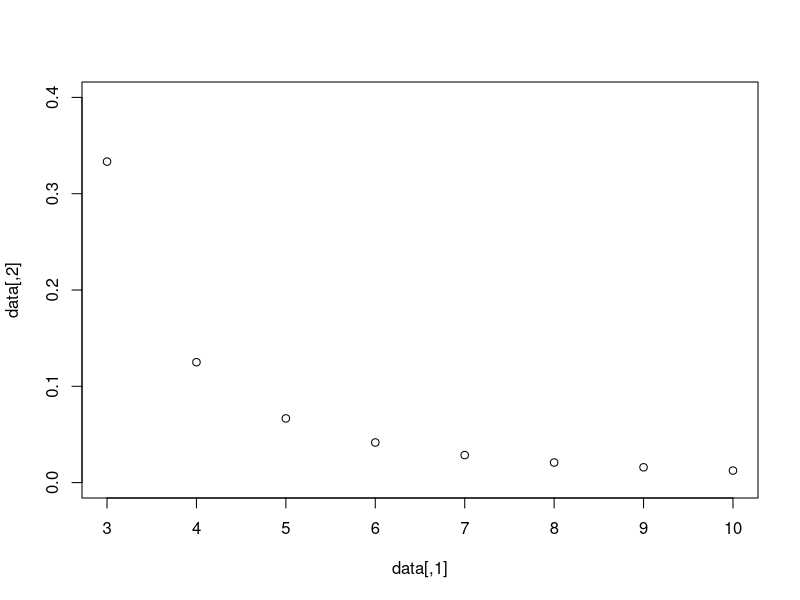
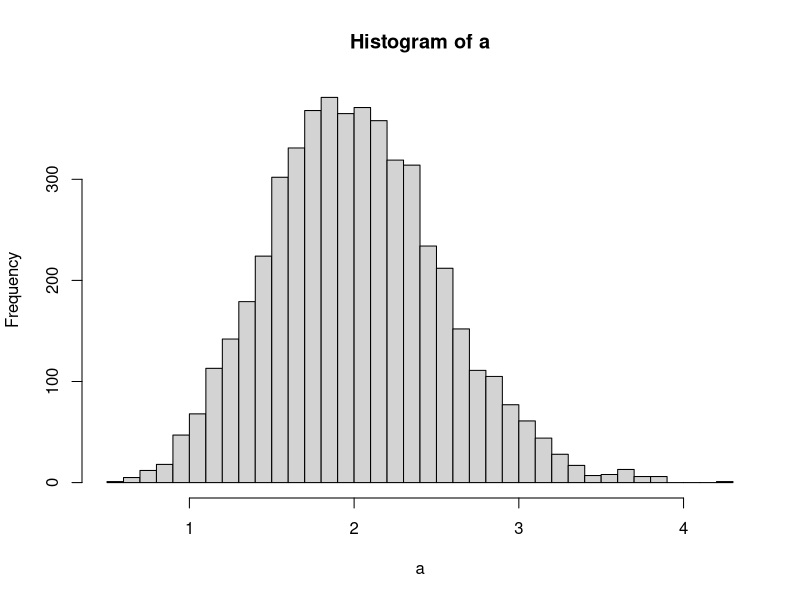
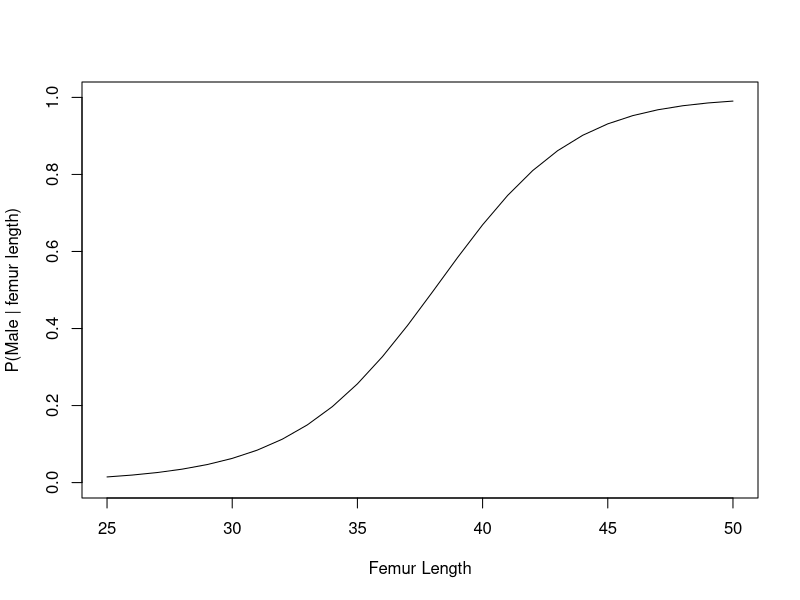
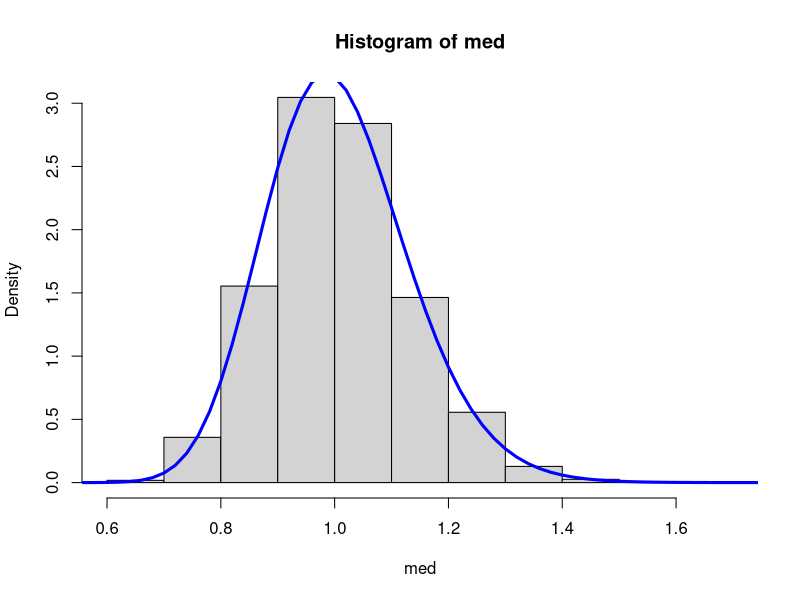
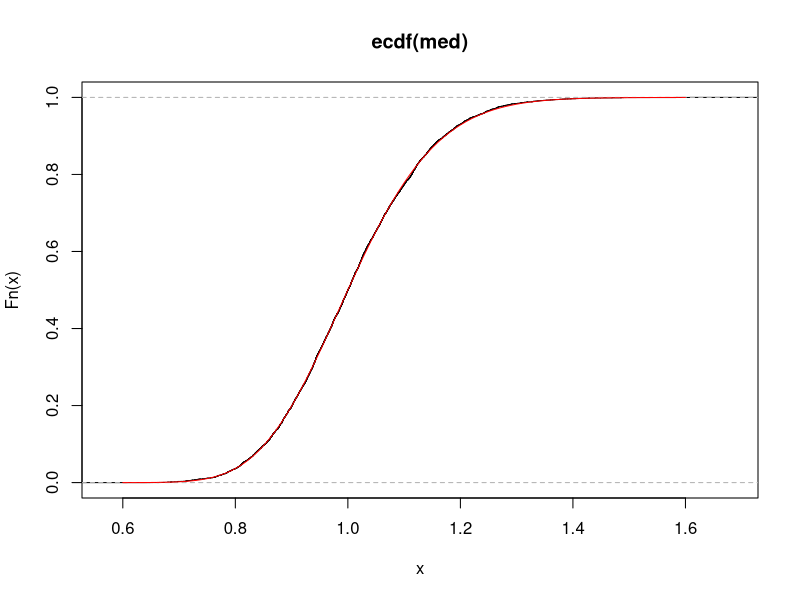
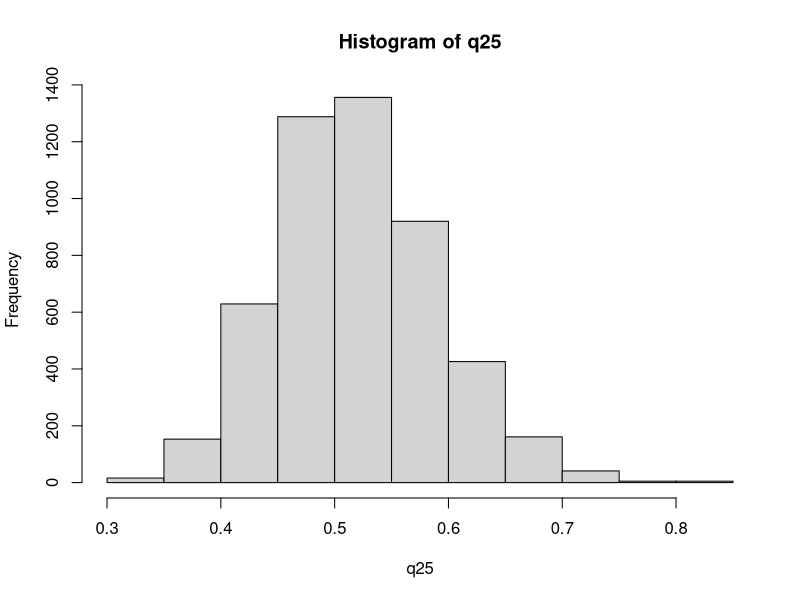
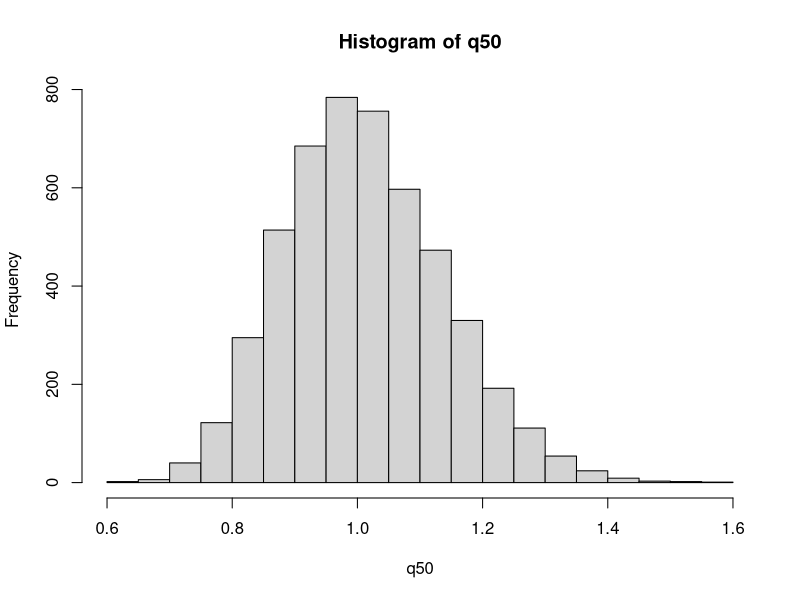
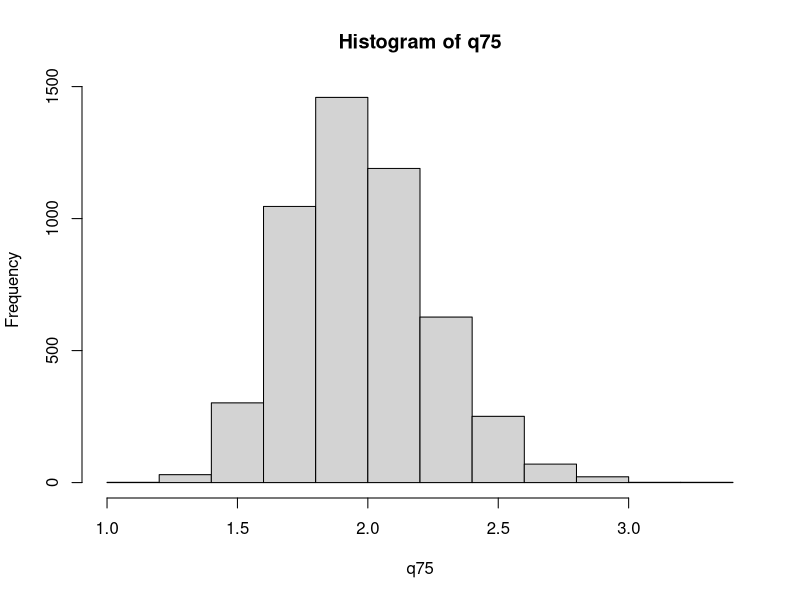

The R script that drew these images, in order: (Note: this script raises an error after producing the figures.)
## ---- chunk 1
require(magrittr)
require(dplyr)

game <- function(N){
  if(N<3) stop("Must have at least 3 doors")
  prize <- sample(c(rep("goat",N-1),"car"), N)
  guess <- sample(1:N,1)
  game <- data.frame(door = 1:N, prize = prize, stringsAsFactors = FALSE) %>% 
    mutate(first_guess = case_when(
      door == guess ~ 1
      , TRUE ~ 0
    )) %>% 
    mutate(potential_reveal = case_when(
        first_guess == 1 ~ 0
      , prize == "car" ~ 0
      , TRUE ~ 1
    )) %>% 
    mutate(reveal = 1*(rank(potential_reveal, ties.method = "random") == 3)) %>% 
    mutate(potential_switch = case_when(
      first_guess == 1 ~ 0
      , reveal == 1 ~ 0
      , TRUE ~ 1
    )) %>% 
    mutate(switch = 1*(rank(potential_switch, ties.method = "random") == 3))
  c(game$prize[game$first_guess == 1], game$prize[game$switch == 1])
}
## ---- chunk 2
a = replicate(10000, game(4))
mean(colMeans(a == c("goat", "goat"))==1)
## ---- chunk 3
1 - sum(rowMeans(a == "car"))
## ---- chunk 4
1 - 1/4 - 3/8
## ---- chunk 5
prop.test(3750,10000, conf.level = 0.99) 
## ---- chunk 6
doors = c(3,4,5,6,7,8,9,10)
p = rep(NA,8)
for(i in seq_along(doors)){
  N = i+2
  p1 = 1/N
  p2 = (N-1)/(N*(N-2))
  p[i] = p2 - p1
}

data = array(c(doors, p), dim=c(8,2))

plot(data, ylim = c(0,0.4))
## ---- chunk 7
a <- 0.001*.85 #D+T+ = D+ * T+|D+
b <- 0.999*0.05 #D-T+ = (1-D+) * (1-T-|D-)
c <- 0.001*0.15 #D+T- = D+ * (1-T+|D+)
d <- 0.999*0.95 #D-T- = (1-D+) * T-|D-
e <- a + b #T+ = D+T+ + D-T+
f <- c + d #T- = D+T- + D-T-
## ---- chunk 8
0.999*0.95 / (0.999*0.95 + 0.001*0.15)
## ---- chunk 9
hospital_charges <- function(N){
  group <- rbinom(N, 1, 0.5)
  charges <- 0*group + rgamma(N, shape = 2, scale = 2)*(1-group)
  charges
}
## ---- chunk 10
hospital_charges(1000000) %>% quantile(0.9)
## ---- chunk 11
a <- rep(NA,5000)
for(i in 1:5000){
  a[i] <- mean(hospital_charges(30))
}
hist(a, breaks=30)
## ---- chunk 12
mean(replicate(100000,sum(hospital_charges(30)==0)<10))
## ---- chunk 13
pbinom(9,30,0.5)
## ---- chunk 14
pnorm(104, 80, 15) - pnorm(70, 80, 15)
## ---- chunk 15
pm <- 0.5
m_37 <- dnorm(37,40,3.4)
mn_37 <- 0.5*dnorm(37,40,3.4)+0.5*dnorm(37,36,3.3)

(pm*m_37)/mn_37
## ---- chunk 16
femur_length <- 25:50

pm <- 0.5
m_fl <- dnorm(femur_length,40,3.4)
fl <- 0.5*dnorm(femur_length,40,3.4)+0.5*dnorm(femur_length,36,3.3)

prob_male <- (pm*m_fl)/fl

plot.new()
plot.window(xlim = c(25,50), ylim = c(0,1))
lines(femur_length, prob_male)
axis(1)
axis(2)
box()
title(xlab = "Femur Length", ylab = "P(Male | femur length)")
## ---- chunk 17
hospital_charges <- function(N){
  group <- rbinom(N, 1, 0.5)
  charges <- 0*group + rgamma(N, shape = 2, scale = 2)*(1-group)
  charges
}
## ---- chunk 18
mean(hospital_charges(1000000))
## ---- chunk 19
0*0.5 + 0.5*2*2
## ---- chunk 20
hc_df <- hospital_charges(1000000) %>% data.frame(charge=.)
hc_df$charge[hc_df$charge > 10] <- 10
mean(hc_df$charge)
## ---- chunk 21
hc_df <- hospital_charges(1000000) %>% data.frame(charge=.)
hc_df$charge[hc_df$charge > 10] <- 10
var(hc_df$charge)
## ---- chunk 22
N <- 5000
med <- rep(NA,N)
for(i in 1:N){
  med[i] <- rlnorm(101,0,1) %>% median
}

hist(med, freq=FALSE)

fk <- function(x,k,n){
  k*
  choose(n,k)*
  (plnorm(x, 0, 1))^(k-1)*
  (1-plnorm(x, 0, 1))^(n-k)*
  dlnorm(x, 0, 1)
}

curve(fk(x, 51, 101), 0,2, add = TRUE, col="blue", lw=3)
## ---- chunk 23
Fk <- function(x,k,n){
  pbinom(k-1, n, plnorm(x), lower.tail = FALSE)
}
## ---- chunk 24
N <- 5000
med <- rep(NA,N)
for(i in 1:N){
  med[i] <- rlnorm(101,0,1) %>% median
}

plot(ecdf(med))

curve(Fk(x, 51, 101), 0.6,1.6, add = TRUE, col="red", lw=1)
## ---- chunk 25
N <- 5000
q25 <- rep(NA,N)
q50 <- rep(NA,N)
q75 <- rep(NA,N)
for(i in 1:N){
  data <- rlnorm(101,0,1)
  q25[i] <- data %>% quantile(.25)
  q50[i] <- data %>% quantile(0.5)
  q75[i] <- data %>% quantile(0.75)
}

hist(q25) 
hist(q50)
hist(q75)

q25 %>% quantile(c(0.025,0.975)) %>% diff
q50 %>% quantile(c(0.025,0.975)) %>% diff
q75 %>% quantile(c(0.025,0.975)) %>% diff
## ---- chunk 26
Hmisc::getHdata(nhgh)
d1 <- nhgh[1:500,]
heights <- d1 %>% filter(age>18 & sex=="male") %>% pull(ht)
## ---- chunk 27
mle <- lm(heights ~ 1) %>% summary
m_lm <- mle$coefficients[1]
sd_lm <- mle$sigma[1]

hist(heights, freq=FALSE, ylim = c(0,0.06))
curve(dnorm(x, m_lm, sd_lm), lwd=3, col="blue", add=TRUE)
## ---- chunk 28
require(stats4)
nLL <- function(mean, sd){
  fs <- dnorm(
        x = heights
      , mean = mean
      , sd = sd
      , log = TRUE
    ) 
  -sum(fs)
}

fit <- mle(
    nLL
  , start = list(mean = 1, sd = 1)
  , method = "L-BFGS-B"
  , lower = c(0, 0.01)
)

mean1 <- coef(fit)[1]
sd1 <- coef(fit)[2]

hist(heights, freq=FALSE, ylim = c(0,0.06))
curve(dnorm(x, mean1, sd1), lwd=3, col="blue",  add=TRUE)
## ---- chunk 29
bmi <- d1 %>% filter(age>18 & sex=="female") %>% pull(bmi)

mean_bmi <- mean(bmi)
var_bmi <- var(bmi)
shape_bmi <- mean_bmi^2/var_bmi
scale_bmi <- var_bmi/mean_bmi

hist(bmi, freq=FALSE, xlim = c(10, 80))
curve(dgamma(x, shape=shape_bmi, scale=scale_bmi), lwd=3, col="blue", add=TRUE)
## ---- chunk 30
scr <- d1 %>% filter(age>18 & !is.na(SCr)) %>% pull(SCr)

epdfstar <- function(t, data, smooth){
  outer(t, data, function(a,b){ dnorm(a, b, smooth)}) %>% rowMeans
}

hist(scr, freq = FALSE, main = "", breaks=100 ,xlim = c(0,2.5))
curve(epdfstar(x, scr, smooth = 0.1), lwd=3, col="blue", add=TRUE)

## ---- chunk 31
bwt <- MASS::birthwt

sbwt <- bwt %>% 
  filter(smoke == 1) %>% 
  pull(bwt)
## ---- chunk 32
n <- length(sbwt)
M <- 5000
out <- rep(NA, M)
for(i in 1:M){
  index <- sample.int(n, n, replace = TRUE)
  out[i] <- sbwt[index] %>% mean
}

quantile(out, c(0.025, 0.975))
## ---- chunk 33
t.test(sbwt)
## ---- chunk 34
nsbwt <- bwt %>% 
  filter(smoke == 0) %>% 
  pull(bwt)

sbwt <- bwt %>% 
  filter(smoke == 1) %>% 
  pull(bwt)

data <- rep(NA, 5000)

ms <- mean(sbwt)
sds <- sd(sbwt)
mns <- mean(nsbwt)
sdns <- sd(nsbwt)

for(i in 1:5000){
  data[i] <- mean(rnorm(1000, ms, sds))/mean(rnorm(1000, mns, sdns))
}

quantile(data, c(0.025, 0.975))
## ---- chunk 35
prop.test(c(30,35), c(100,100))
p1_null = 30/100
prop.test(35,100)
p1_null
## ---- chunk 36
prop.test(c(600,619), c(2000,2000))
p2_null = 600/2000
prop.test(619,2000)
p2_null
## ---- chunk 37
prop.test(c(630,654), c(2100,2100))
## ---- chunk 38
Hmisc::getHdata(nhgh)
sn <- nhgh[1:1000,]
plot(sn$armc, sn$arml, ylab = "arm len", xlab = "arm Circumf")

cor(sn$armc, sn$arml, use="complete.obs")

cor.test(sn$armc, sn$arml)
